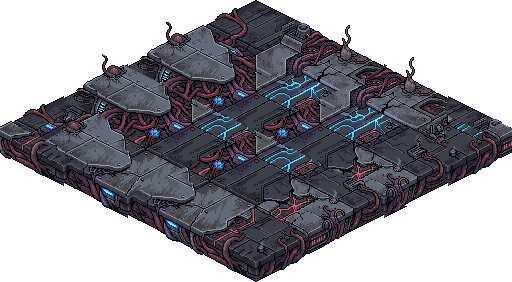
#> input picture art-source/scrin bib/bib4x4.png, 512 x 282 px, found by its file name
$ python preview_gdi_new_buildings.py
#> lines starting #> are read from the running program, lines starting #| are printed output that depends on the picture
"""Native-scale placement preview; does not change or resample supplied buildings."""
from pathlib import Path
from PIL import Image,ImageDraw
import json
ROOT=Path(__file__).resolve().parents[2]
ART=ROOT/'mods/ca/bits/gdi/buildings'
calibration=json.loads((ROOT/'tools/gdi-building-alignment.json').read_text())['entries']
#> (reads tools/gdi-building-alignment.json from the repository)
offsets={Path(e['File']).name:e['Offset'] for e in calibration}
canvas=Image.new('RGBA',(1152,540),(76,76,72,255));draw=ImageDraw.Draw(canvas)
for i,(filename,bib,label) in enumerate([
 ('weapons factory.png','bib4x4.png','WEAP.TD - Weapons Factory / 4x4 decoration'),
 ('communication center.png','bib3x3.png','EYE - Advanced Communications Center / 3x3 decoration')]):
 cx,cy=i*576+288,350
 for path,(ox,oy) in [(ART/bib,(0,0)),(ART/filename,offsets[filename])]:

  image=Image.open(path).convert('RGBA')
#> image is the input picture: PIL image 512x282 RGBA; mean R, G, B, A 33.5, 32.9, 39.6, 138.9
  # Bottom anchor: -height + width/4 + offset, same source-pixel units at Scale 1.
  canvas.alpha_composite(image,(round(cx-image.width/2+ox),round(cy-image.height+image.width/4+oy)))
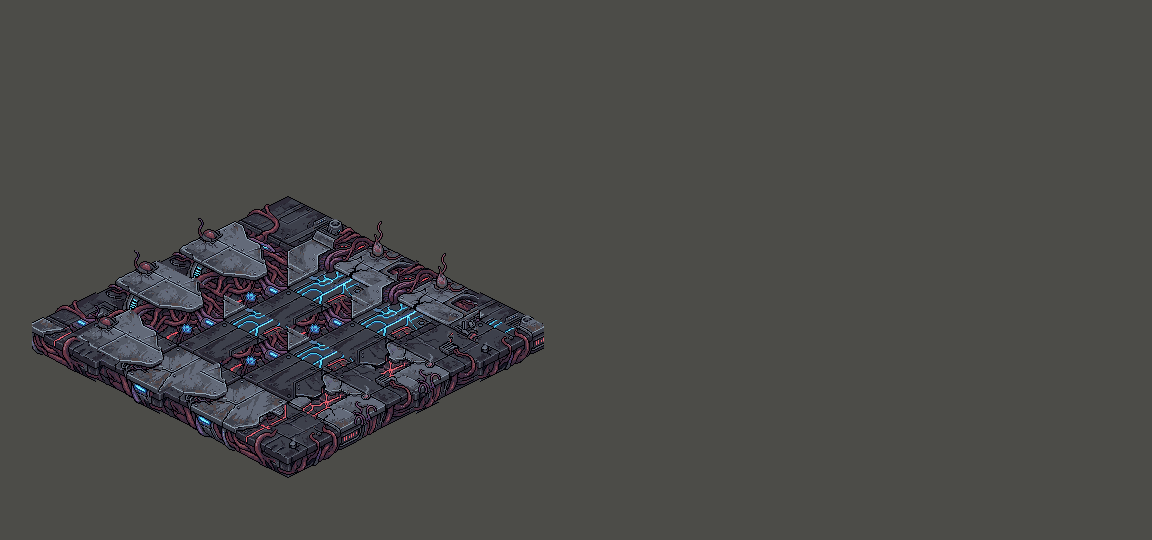
#> canvas: PIL image 1152x540 RGBA; mean R, G, B, A 74.2, 74, 72.1, 255
#> (the run stopped early here; a loop or call above may not have finished)
